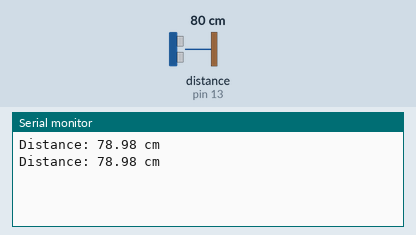
Simulated run of this sketch. Board: Arduino Uno, built with avr-gcc and run on an emulated ATmega328P. On the bench: the last lines printed to the serial monitor. Wiring (inferred from the names in the program): ultrasonic range finder: trigger pin 12; echo pin 13. Inputs (shaded band) come from the test bench; at power-on: distance to the obstacle (sensor on pin 13) 80 cm. The echo pulse lasts 58.3 µs per cm.

Above: at 5.8 s.
5.9 s: distance to the obstacle (sensor on pin 13) set to 2 cm
At 11.1 s:
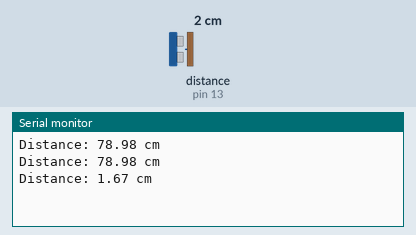
11.9 s: distance to the obstacle (sensor on pin 13) set to 4 cm
At 16.2 s:
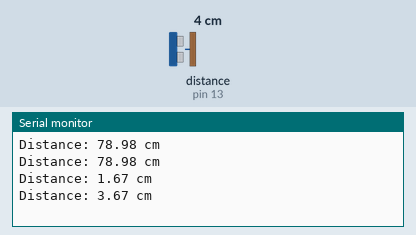
Timing chart, 0 to 17.7 s (numbered marks = the images above; inputs shaded):
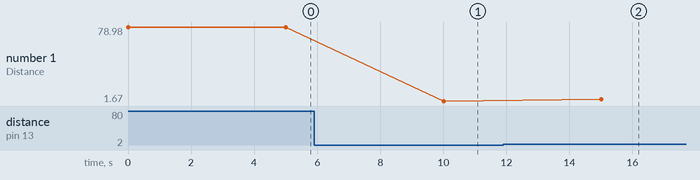

The sketch:

HC-SR04.ino
```cpp
#define TRIG_PIN 12
#define ECHO_PIN 13

long duration;
float distance;

void setup() {
  pinMode(TRIG_PIN, OUTPUT);
  pinMode(ECHO_PIN, INPUT);
  Serial.begin(115200);
}

void loop() {
  // Clear trigger
  digitalWrite(TRIG_PIN, LOW);
  delayMicroseconds(2);

  // Send 10µs pulse
  digitalWrite(TRIG_PIN, HIGH);
  delayMicroseconds(10);
  digitalWrite(TRIG_PIN, LOW);

  // Read echo with timeout
  duration = pulseIn(ECHO_PIN, HIGH, 30000); // 30ms timeout

  // If no pulse received
  if (duration == 0) {
    Serial.println("Out of range");
  } else {
    // Convert time to distance (cm)
    distance = duration * 0.034 / 2;
    Serial.print("Distance: ");
    Serial.print(distance);
    Serial.println(" cm");
  }

  delay(5000); // update twice per second
}
```

Measured:
- after the input at 5.9 s, the serial monitor: prints a new line after 4.1 s (image 1)
- after the input at 11.9 s, the serial monitor: prints a new line after 3.1 s (image 2)
- plotted number 1: 78.98 → 1.67 after the input at 5.9 s, 1.67 → 3.67 after the input at 11.9 s
